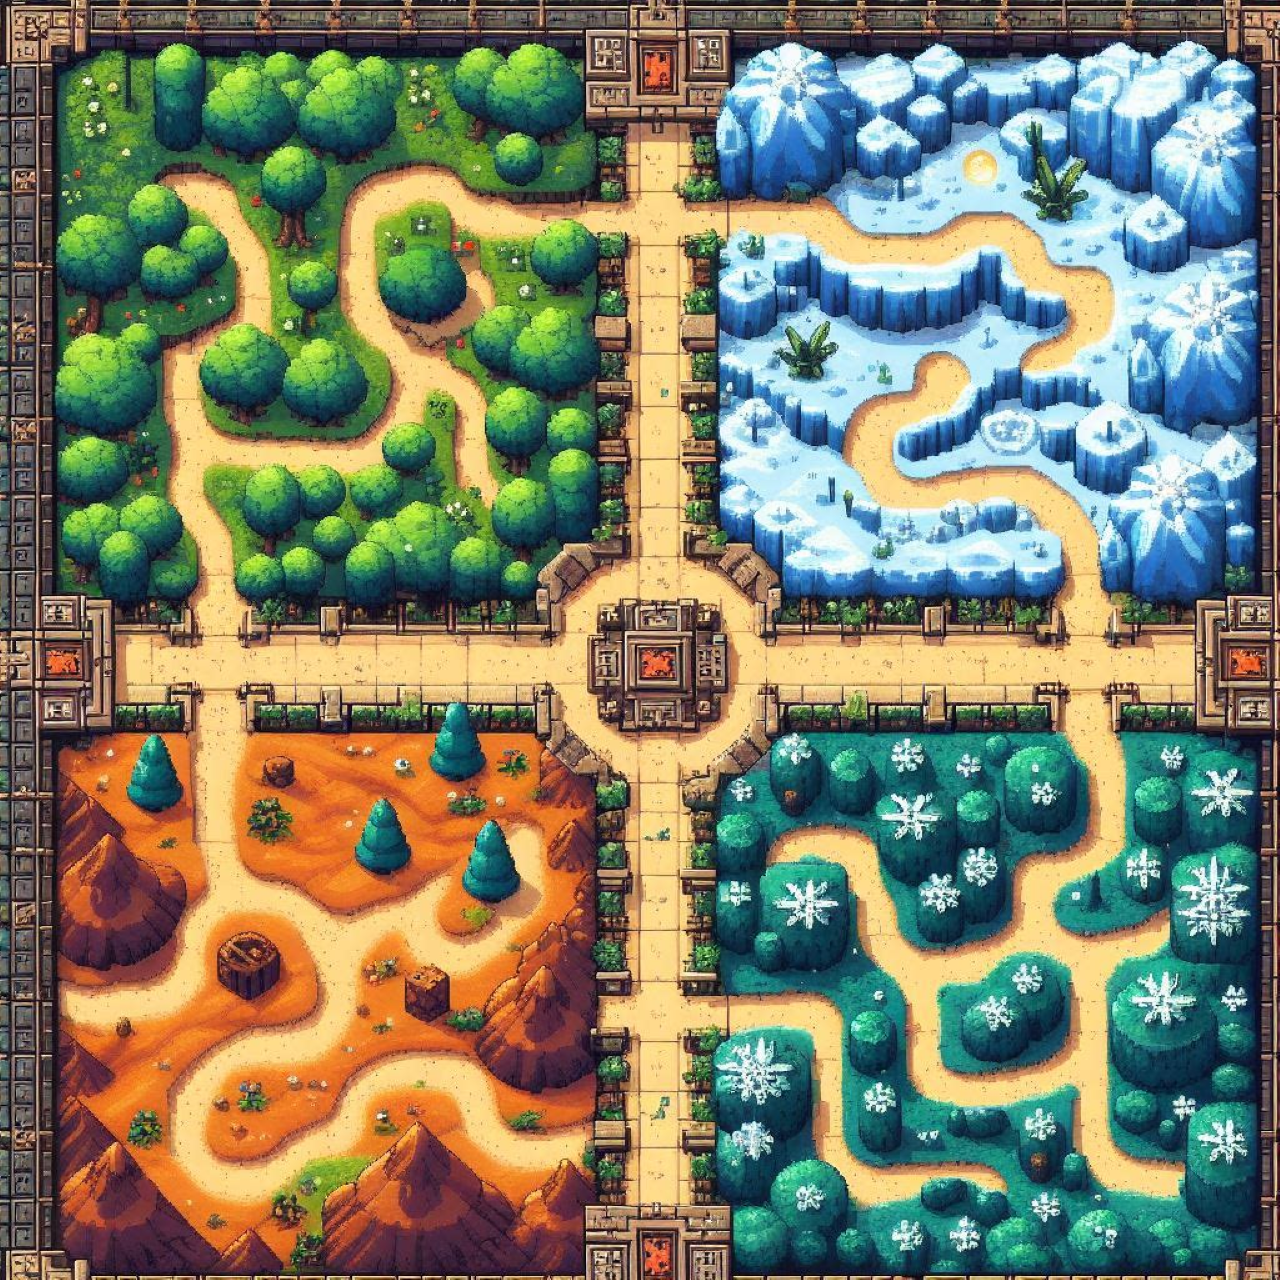

The image is a tile-based game level rendered from a .tmx file. Its description and source (layers, tilesets, objects; grid data summarised) follow:
An orthogonal 80x80 tile map with 16x16 px tiles, 2 tile layers (BG, Terrain), 1 hidden layer not drawn, 5 tilesets and 10 objects (9x Node, player).

<map version="1.10" tiledversion="git" orientation="orthogonal" renderorder="right-down" width="80" height="80" tilewidth="16" tileheight="16" infinite="0" nextlayerid="13" nextobjectid="63">
 <tileset firstgid="1" source="../tsx_files/overworld map.tsx" />
 <tileset firstgid="6401" source="level_icon.tsx" />
 <tileset firstgid="6403" source="../tundra/tilesets/platform_tiles.tsx" />
 <tileset firstgid="6659" source="../tsx_files/overworld_character.tsx" />
 <tileset firstgid="6660" source="../tsx_files/fg.tsx" />
 <layer id="1" name="BG" width="80" height="80">
  <data>[6400 cells, 6400 non-empty, 6400 distinct tile ids]</data>
 </layer>
 <objectgroup id="9" name="Items" />
 <layer id="10" name="FG" width="80" height="80" visible="0">
  <data>[6400 cells, 6400 non-empty, 6400 distinct tile ids]</data>
 </layer>
 <layer id="11" name="Terrain" width="80" height="80">
  <data>[6400 cells, 4306 non-empty, 10 distinct tile ids]</data>
 </layer>
 <objectgroup id="5" name="Objects">
  <object id="16" name="Node" gid="6402" x="148.001" y="223.666" width="100" height="100">
   <properties>
    <property name="left" value="-1r" />
    <property name="right" value="1" />
    <property name="stage" type="int" value="4" />
   </properties>
  </object>
  <object id="17" name="Node" gid="6402" x="424.333" y="489" width="100" height="100">
   <properties>
    <property name="left" value="0r" />
    <property name="right" value="2" />
    <property name="stage" type="int" value="3" />
   </properties>
  </object>
  <object id="19" name="Node" gid="6402" x="996.334" y="369.333" width="100" height="100">
   <properties>
    <property name="left" value="3r" />
    <property name="right" value="5" />
    <property name="stage" type="int" value="1" />
   </properties>
  </object>
  <object id="20" name="Node" gid="6402" x="869.334" y="417" width="100" height="100">
   <properties>
    <property name="left" value="4r" />
    <property name="right" value="6" />
    <property name="stage" type="int" value="2" />
   </properties>
  </object>
  <object id="22" name="Node" gid="6402" x="40.6667" y="1011.33" width="100" height="100">
   <properties>
    <property name="left" type="int" value="8" />
    <property name="right" type="int" value="10" />
    <property name="stage" type="int" value="7" />
   </properties>
  </object>
  <object id="24" name="Node" gid="6402" x="503.333" y="1176.66" width="100" height="100">
   <properties>
    <property name="left" value="10r" />
    <property name="right" value="12" />
    <property name="stage" type="int" value="8" />
   </properties>
  </object>
  <object id="25" name="Node" gid="6402" x="846" y="1216.66" width="100" height="100">
   <properties>
    <property name="left" value="7r" />
    <property name="right" value="9" />
    <property name="stage" type="int" value="6" />
   </properties>
  </object>
  <object id="26" name="Node" gid="6402" x="755.333" y="872.666" width="100" height="100">
   <properties>
    <property name="left" value="6r" />
    <property name="right" value="8" />
    <property name="stage" type="int" value="5" />
   </properties>
  </object>
  <object id="51" name="Node" x="588" y="6.66667">
   <properties>
    <property name="left" type="int" value="-1" />
    <property name="right" type="int" value="0" />
    <property name="stage" type="int" value="0" />
   </properties>
   <point />
  </object>
  <object id="52" name="player" gid="6659" x="656.667" y="206" width="16" height="32" />
 </objectgroup>
</map>
